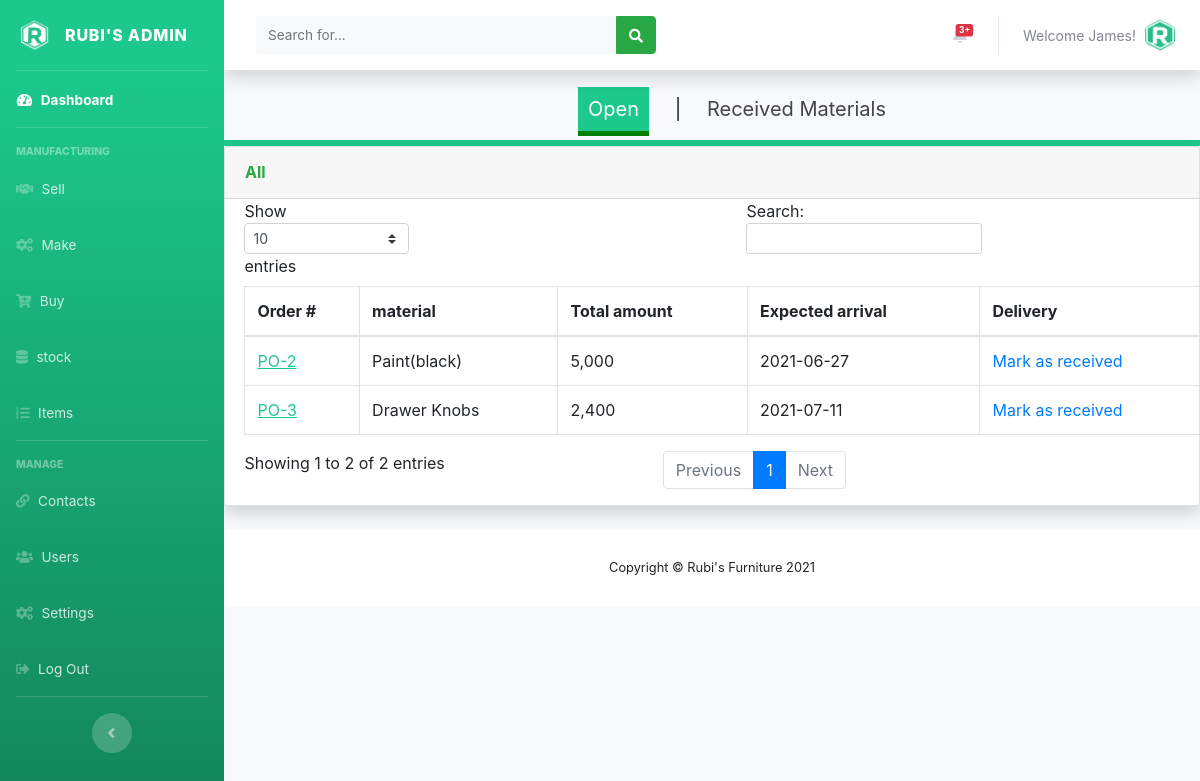
/admin/buymaterials.php (signed in), run on the app's committed database.
### tables this page shows
CREATE TABLE IF NOT EXISTS `users` (
  `user_id` int(11) NOT NULL AUTO_INCREMENT,
  `full_name` varchar(150) NOT NULL,
  `user_name` varchar(120) NOT NULL,
  `user_password` varchar(250) NOT NULL,
  `email` varchar(120) NOT NULL,
  `role` int(10) NOT NULL,
  `user_status` int(11) NOT NULL DEFAULT '0',
  `date_created` timestamp NOT NULL DEFAULT CURRENT_TIMESTAMP,
  PRIMARY KEY (`user_id`),
  KEY `role` (`role`)
);

CREATE TABLE IF NOT EXISTS `tbl_buy_materials` (
  `id` int(11) NOT NULL AUTO_INCREMENT,
  `material_id` int(11) NOT NULL,
  `buy_quantity` int(11) NOT NULL,
  `arrival_date` date NOT NULL,
  `status` int(11) NOT NULL DEFAULT '0',
  PRIMARY KEY (`id`)
);

CREATE TABLE IF NOT EXISTS `tbl_materials` (
  `id` int(11) NOT NULL AUTO_INCREMENT,
  `material_name` varchar(150) NOT NULL,
  `material_code` varchar(150) NOT NULL,
  `category` int(11) NOT NULL,
  `default_supplier` int(11) NOT NULL,
  `purchase_price` float NOT NULL,
  `date_created` timestamp NOT NULL DEFAULT CURRENT_TIMESTAMP,
  PRIMARY KEY (`id`)
);

### admin/buymaterials.php (the view, shortened to what this page needs)
<?php
include('../includes/config.php');
if (empty($_SESSION['user_id'])){
  header('Location: ../index.php');
}
else{
  include('includes/header.php');
  include('includes/navbar.php');
  include('includes/topbar.php');
  ?>
  <div class="nav1">
    <ul>
      <li><a href="buymaterials.php" class="active1" style="color:#FFFFFF;  background: #1cc88a;">Open</a></li>
      <li>|</li>
      <li><a href="receivedmaterials.php">Received Materials</a></li>
    </ul>
  </div>
  <div class="card shadow mb-4">
    <div class="card-header py-3">
      <h6 class="m-0 font-weight-bold text-success">All</h6>
    </div>
    <div class="table-responsive">
      <?php
      $sql = "SELECT tbl_buy_materials.*, tbl_materials.material_name, tbl_materials.purchase_price, tbl_stock_material.in_stock FROM tbl_buy_materials INNER JOIN tbl_materials ON tbl_buy_materials.material_id = tbl_materials.id INNER JOIN tbl_stock_material ON tbl_buy_materials.material_id = tbl_stock_material.material_name WHERE tbl_buy_materials.status = 0";
      $querry=$dbconn->prepare($sql);
      $querry->execute();
      $rows = $querry->fetchAll(PDO::FETCH_OBJ);
      $count = $querry->rowCount();
      $cnt = 1;?>
      <table class="table table-bordered" id="dataTable" width="100%" cellspacing="0">
        <thead>
          <tr>
            <th>Order #</th>
            <th>material</th>
            <th>Total amount</th>
            <th>Expected arrival</th>
            <th>Delivery</th>
          </tr>
        </thead>
        <tbody>
          <?php if($count > 0)
          {
            foreach($rows as $row) {
              ?>
              <tr>
                <td><a onclick="modalFunction('<?php echo($row->material_name);?>', '<?php echo($row->buy_quantity);?>', '<?php echo($row->in_stock);?>')" href="#" class="prod" style="color: #1cc88a;"><?php echo htmlentities("PO-".$row->id);?></a></td>
                <td><?php echo htmlentities($row->material_name);?></td>
                <td><?php echo htmlentities(number_format($row->buy_quantity * $row->purchase_price));?></td>
                <td><?php echo htmlentities($row->arrival_date);?></td>
                <td><a onclick="return confirm('mark as received?')" href="buymaterials.php?r_id=<?php echo($row->id);?>">Mark as received</a></td>
              </tr>
            <?php }}?>
          </tbody>
        </table>
      </div>
    </div>
    <?php
    include('includes/footer.php');
  }?>

### admin/includes/topbar.php (shortened to what this page needs)
<div id="content-wrapper" class="d-flex flex-column">
  <div id="content">
    <nav class="navbar navbar-expand navbar-light bg-white topbar mb-4 static-top shadow">
      <form
      class="d-none d-sm-inline-block form-inline mr-auto ml-md-3 my-2 my-md-0 mw-100 navbar-search">
      <div class="input-group">
        <input type="text" class="form-control bg-light border-0 small" placeholder="Search for..."
        aria-label="Search" aria-describedby="basic-addon2">
        <div class="input-group-append">
          <button class="btn btn-success" type="button">
            <i class="fas fa-search fa-sm"></i>
          </button>
        </div>
      </div>
    </form>
    <ul class="navbar-nav ml-auto">
  <li class="nav-item dropdown no-arrow mx-1">
    <a class="nav-link dropdown-toggle" href="#" id="alertsDropdown" role="button"
    data-toggle="dropdown" aria-haspopup="true" aria-expanded="false">
    <span class="badge badge-danger badge-counter">3+</span>
  </a>
</li>
<li class="nav-item dropdown no-arrow">
  <a class="nav-link dropdown-toggle" href="#" id="userDropdown" role="button"
  data-toggle="dropdown" aria-haspopup="true" aria-expanded="false">
  <?php
  $staff_id = $_SESSION['user_id'];
  $sql = "SELECT user_name FROM users WHERE user_id = :staff_id";
  $querry=$dbconn->prepare($sql);
  $querry->bindParam(':staff_id', $staff_id, PDO::PARAM_INT);
  $querry->execute();
  $rows = $querry->fetchAll(PDO::FETCH_ASSOC);
  $count = $querry->rowCount();
  if($count > 0)
  {
    foreach($rows as $row) {?>
      <span class="mr-2 d-none d-lg-inline text-gray-600 small"><?php echo htmlentities('Welcome'."  ".$row['user_name'].'!') ?></span>
    <?php }
  }?>
  <img class="img-profile rounded-circle"
  src="../assets/img/logo/rubi_icon.png">
</a>
</li>
</ul>
</nav>

### admin/custom-css/mystyle.css (style rules this page uses)
.form-control { border:0; padding: 7px; border-bottom: solid 1px #ccc; }

### admin/buymaterials.php (style rules this page uses)
.nav1 { font-size:20px; text-decoration:none; text-align:center; border-bottom: 6px solid #1cc88a; }
.nav1 ul li { padding:10px; display:inline; }
.nav1 ul li a { text-decoration:none; color:#444; }
.active1 { color:#000; border-bottom:5px solid green; padding:10px; }
.prod { text-decoration-line: underline; }
.table-responsive { margin-left: 2%; table-layout: auto; }

### data on the page
users: user_name "Welcome James!"
tbl_buy_materials: id "PO-2", material.material_name "Paint(black)", $row->buy_quantity*$row->purchase_price "5,000", arrival_date "2021-06-27"
tbl_buy_materials: id "PO-3", material.material_name "Drawer Knobs", $row->buy_quantity*$row->purchase_price "2,400", arrival_date "2021-07-11"
